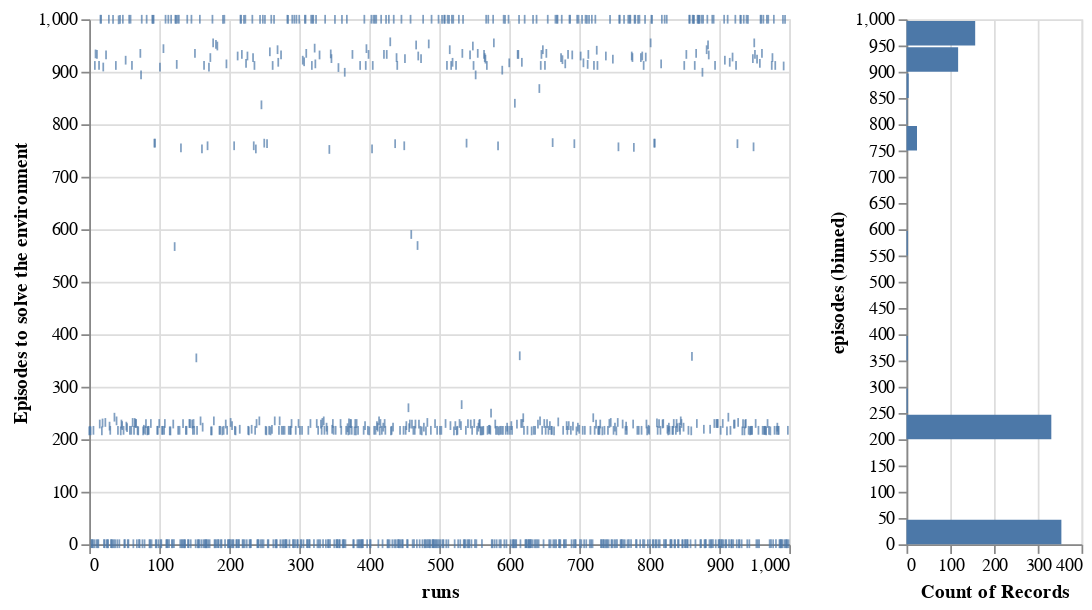

Notebook source saved alongside this figure:
### Code cell
chart2 = alt.Chart(df).mark_bar().encode(
    x='count()',
    y=alt.Y('episodes:Q', bin=alt.Bin(maxbins=30)),
).properties(
    width=100,
    height=300
)

ticks_chart | chart2

### Figure 1 — Vega-Lite specification as saved in the notebook (floating-point values rounded to 4 significant figures; data arrays with more than 128 entries replaced by an {"elided": "..."} marker saying what was removed)
{"$schema": "https://vega.github.io/schema/vega-lite/v2.6.0.json", "config": {"view": {"height": 300, "width": 400}}, "datasets": {"data-05862166270760960cb395e375ae4ae0": {"elided": "1000 records"}}, "hconcat": [{"data": {"name": "data-05862166270760960cb395e375ae4ae0"}, "encoding": {"tooltip": [{"field": "episodes", "type": "quantitative"}, {"field": "runs", "type": "quantitative"}], "x": {"field": "runs", "type": "quantitative"}, "y": {"field": "episodes", "title": "Episodes to solve the environment", "type": "quantitative"}}, "height": 300, "mark": "tick", "width": 400}, {"data": {"name": "data-05862166270760960cb395e375ae4ae0"}, "encoding": {"x": {"aggregate": "count", "type": "quantitative"}, "y": {"bin": {"maxbins": 30}, "field": "episodes", "type": "quantitative"}}, "height": 300, "mark": "bar", "width": 100}]}
